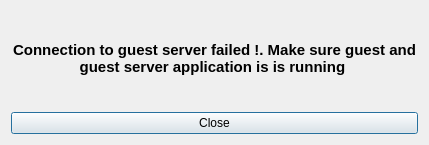
<?xml version="1.0" encoding="UTF-8"?>
<ui version="4.0">
 <class>Dialog</class>
 <widget class="QDialog" name="Dialog">
  <property name="geometry">
   <rect>
    <x>0</x>
    <y>0</y>
    <width>429</width>
    <height>145</height>
   </rect>
  </property>
  <property name="windowTitle">
   <string>Notice</string>
  </property>
  <layout class="QVBoxLayout" name="verticalLayout">
   <item>
    <widget class="QLabel" name="lb_main">
     <property name="font">
      <font>
       <pointsize>11</pointsize>
       <weight>75</weight>
       <bold>true</bold>
      </font>
     </property>
     <property name="text">
      <string>Connection to guest server failed !. Make sure guest and guest server application is is running </string>
     </property>
     <property name="alignment">
      <set>Qt::AlignCenter</set>
     </property>
     <property name="wordWrap">
      <bool>true</bool>
     </property>
    </widget>
   </item>
   <item>
    <widget class="QPushButton" name="btn_close">
     <property name="text">
      <string>Close</string>
     </property>
    </widget>
   </item>
  </layout>
 </widget>
 <resources/>
 <connections/>
</ui>
